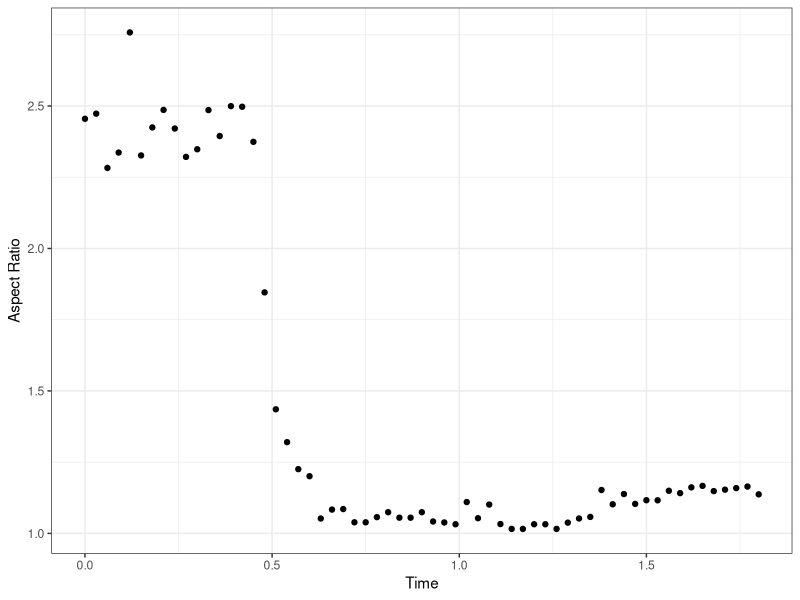
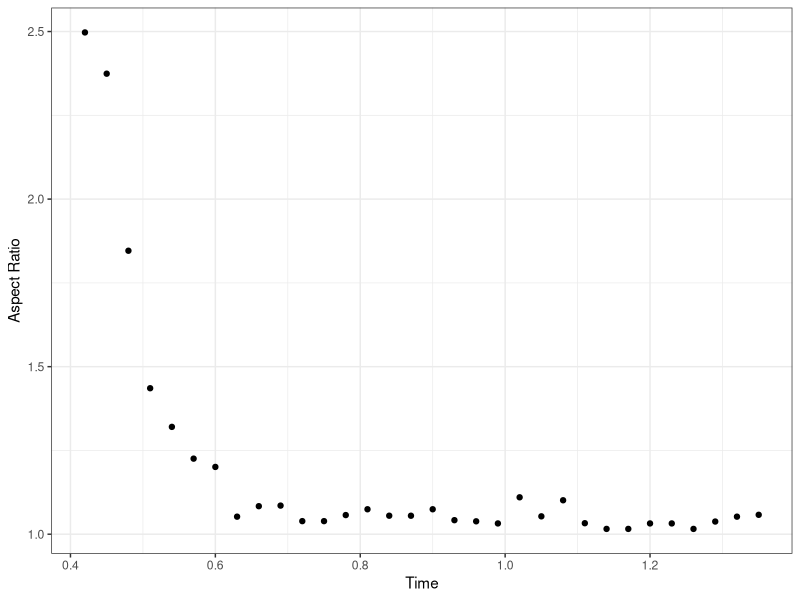
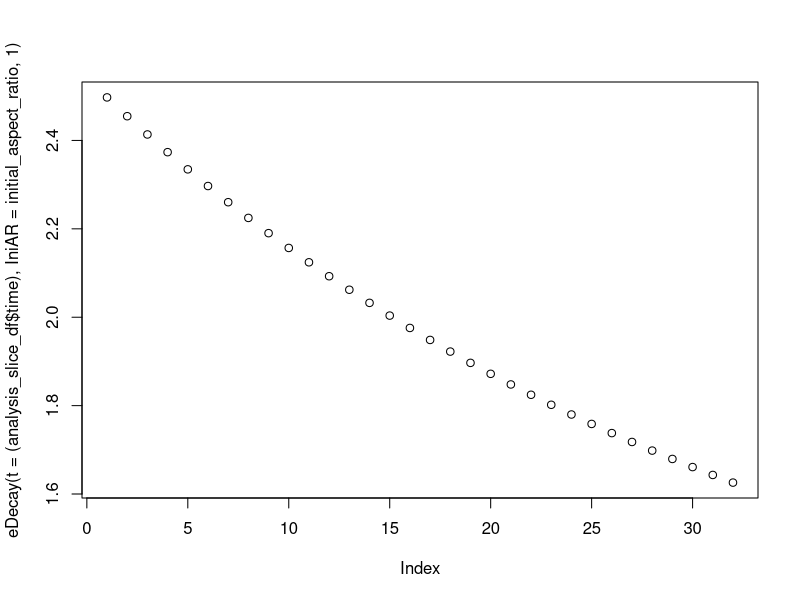
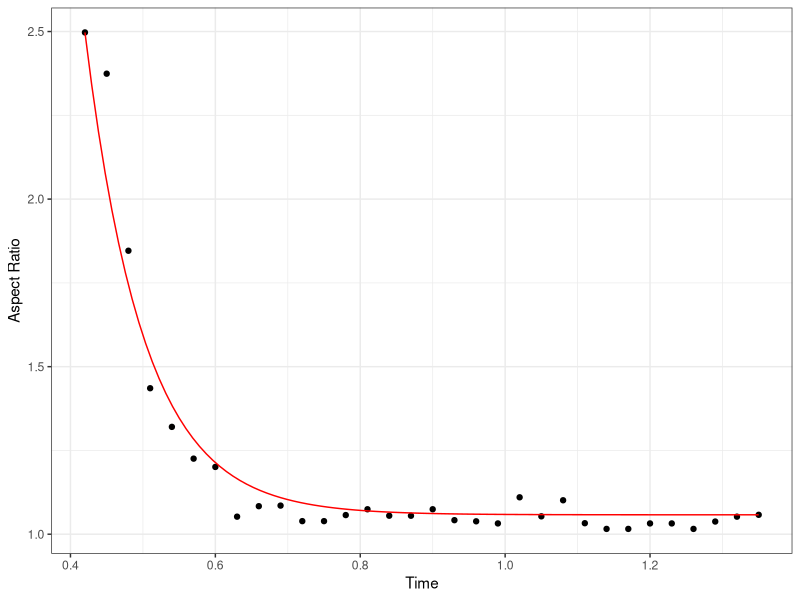

The R script that drew these images, in order:
# Visualizing droplet coalescence data for liquid-liquid phase separation
# Xavier Castellanos-Girouard, Rini Ravindran Patel
# August 5 2022


# Import libraries
library(dplyr)
library(tidyr)
library(ggplot2)




# Import values
aspect_ratio_raw <- read.csv(file = "aspect_ratio_values.csv", header = FALSE)
major_axis_raw <- read.csv(file = "axis_major_values.csv", header = FALSE)


# Make dataframe from values in pertinent range
aspect_ratio <- data.frame(values = as.numeric(aspect_ratio_raw[1,380:440]))

# Creating time points
timepoints <- seq(0,(nrow(aspect_ratio)-1)*0.03, by = 0.03)

# Adding time points to dataframe
aspect_ratio$time = timepoints
aspect_ratio$major_axis = as.numeric(major_axis_raw[1,380:440])


# Make the plot
plot <- ggplot(data = aspect_ratio,
         mapping = aes(x= time,
                       y= values))+
  geom_point() +
  theme_bw() +
  xlab("Time") +
  ylab("Aspect Ratio")

dev.new()
plot

#### Fitting curve ####


# Keep only the points in the decay curve
time_slice_start = 15
time_slice_end = 46

print(paste("Curve Start:", time_slice_start, " | ", "Curve End:", time_slice_end))

# Take the points slice:
analysis_slice_df = aspect_ratio[c(time_slice_start:time_slice_end),]


# plot the slice

# Make the plot
plot <- ggplot() +
  geom_point(data = analysis_slice_df,
             mapping = aes(x= time,
                           y= values)) +
  theme_bw() +
  xlab("Time") +
  ylab("Aspect Ratio")

dev.new()
plot

## Defining the decay curve

# Plot the linear decay slope
initial_aspect_ratio = aspect_ratio$values[time_slice_start] # initial AR
ini_t = aspect_ratio$time[time_slice_start] # Initial time start of decay
final_AR = aspect_ratio$value[time_slice_end] # Final AR

e_num = exp(1) # Eulers number

# Decay Function
eDecay <- function(t, IniAR,tau){final_AR+(IniAR-final_AR)*(e_num**(-(t-ini_t)/tau))}

# Plot decay functio
plot(eDecay(t = (analysis_slice_df$time), IniAR = initial_aspect_ratio, 1))



# Make model to find fit tu
fit_model1 <- 
  nls(values ~ eDecay(time, initial_aspect_ratio, tau), 
      data = analysis_slice_df, 
      start = list(tau = 0.08474)) #

print(fit_model1) # 0.2105



# Plot model and experimental data
ggplot() +
  geom_point(data = analysis_slice_df,
             mapping = aes(x= time,
                           y= values)) +
  geom_function(fun = eDecay,
                args = list(IniAR = initial_aspect_ratio,
                            tau = coef(fit_model1)),
                color = "red") +
  theme_bw() +
  xlab("Time") +
  ylab("Aspect Ratio")

